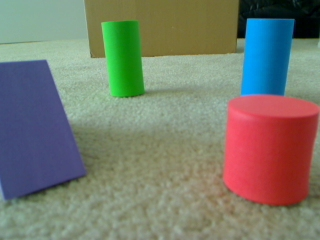
%> input picture work/obstacle.jpg, 320 x 240 px
$ octave sumit_obstacle.m   (GNU Octave 9; MATLAB toolbox functions it lacks are replaced by stand-ins)
%> lines starting %> are read from the running program, lines starting %| are printed output that depends on the picture; in (x1, y1, x2, y2) boxes, pixels count from 0 and x2, y2 are one past the last pixel; in counts of white or black regions, pixels touching at a corner belong together; the program's own positions count from 1
close all;
clear all;
clear;
clc;
x=imread('obstacle.jpg');
%> x is the input picture: size 240x320x3 uint8; mean R, G, B 120.2, 123.9, 110.1
imview(x);
y=x;
[ix,iy,iz]=size(x)
%> ix = 240; iy = 320; iz = 3
%iy=143;
%averaging
i=1;
loop=1;
%while(loop<30)
    i=1;
while(i<=3)
    j=3;
    while(j<ix-3)
        k=3;
        while(k<iy-3)
            %y(j,k,i)=y(j-1,k-1,i)/9+y(j-1,k,i)/9+y(j-1,k+1,i)/9+y(j,k-1,i)/9+y(j+1,k-1,i)/9+y(j,k+1,i)/9+y(j+1,k+1,i)/9+y(j+1,k,i)/9+y(j,k,i)/9;
            y(j,k,i)=y(j-1,k-1,i)/34+y(j-1,k,i)/34+y(j-1,k+1,i)/34+y(j,k-1,i)/34+y(j+1,k-1,i)/34+y(j,k+1,i)/34+y(j+1,k+1,i)/34+y(j+1,k,i)/34+y(j,k,i)/34;
            y(j,k,i)=y(j,k,i)*2;
            y(j,k,i)=y(j,k,i)+y(j-2,k-2,i)/34+y(j-2,k-1,i)/34+y(j-2,k,i)/34+y(j-2,k+1,i)/34+y(j-2,k+2,i)/34+y(j-1,k-2,i)/34+y(j-1,k+2,i)/34+y(j,k-2,i)/34+y(j,k+2,i)/34+y(j+1,k-2,i)/34+y(j+1,k+2,i)/34+y(j+2,k-2,i)/34+y(j+2,k-1,i)/34+y(j+2,k,i)/34+y(j+2,k+1,i)/34+y(j+2,k+2,i)/34;
            k=k+1;
        end;
        j=j+1;
    end;
    i=i+1;
end;
%> after the loop, i = 4
loop=loop+1;
%end;
imview(y);

%base point (160,225)- 142 146 125
base_x=106;
base_y=68;
y(base_x,base_y,1)
%> ans = 145
z=zeros(ix,iy);
    j=1;
    while(j<ix)
        k=1;
        while(k<iy)
            i=1;
            s=0;
            while(i<=3)
                if(y(base_x,base_y,i)<y(j,k,i))
                    r=abs(y(j,k,i)-y(base_x,base_y,i));
                else
                    r=y(base_x,base_y,i)-y(j,k,i);
                end;
                if(j==9 & k==310)
                    r=abs(r)
                end;
                s=double(s+r);
                i=i+1;
            end;
            %if(s<30)
                if((255*((s-765)*(s-765)/(765*765)))<190)%value of 170 should be evaluated according to photo automatically
                    z(j,k)=0;
                else
                    z(j,k)=255;
                end;
            % [4 lines of commented-out code are left out]
            k=k+1;
         end;
     j=j+1;
     end;
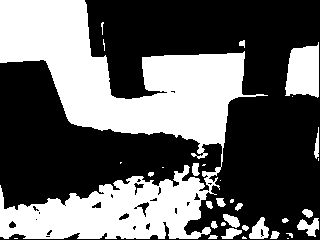
%> z: size 240x320 double; 39.4% white; 33 white regions (14 under 20 px), largest, box (x1, y1, x2, y2) and area: (0, 0, 268, 239) 27269, (285, 42, 319, 98) 1502, (249, 217, 269, 239) 264
%> after the loop, j = 240; r = 47

% [13 lines of commented-out code are left out]
imview(z);
imwrite(z,'simple.jpg');
close;
